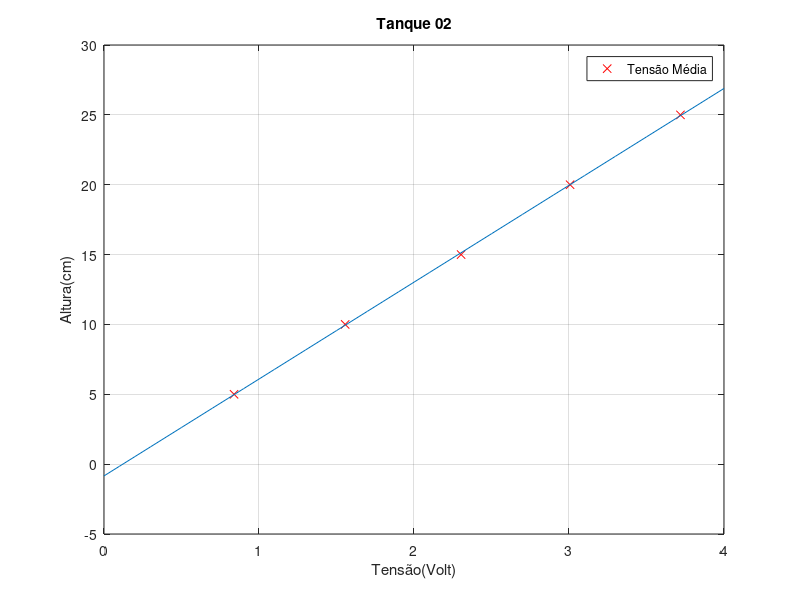

Write MATLAB code to recreate this figure.
clc
clear
h = [5:5:25];
tensao = [0.839 1.556 2.304 3.007 3.719];
plot(tensao,h,'rx')
n = 5;
x = sum(tensao);
x2 = sum(tensao.^2);
y = sum(h);
xy = sum(h.*tensao);

matx = [n, x; x, x2];
maty = [y; xy];
inv = inv(matx);

coe = inv*(maty);


z = 0:0.1:4;
k = coe(2)*z + coe(1);
title('Tanque 02')
hold on,plot(z,k)
legend('Tensão Média')
grid on;
ylabel('Altura(cm)')
xlabel('Tensão(Volt)')